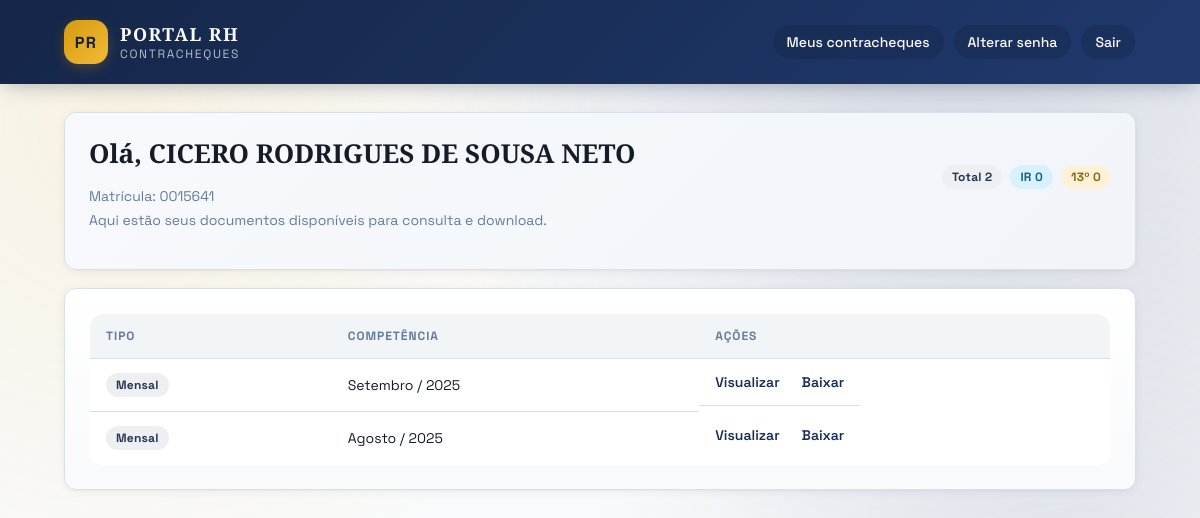
The app's page /dashboard (signed in), older data.
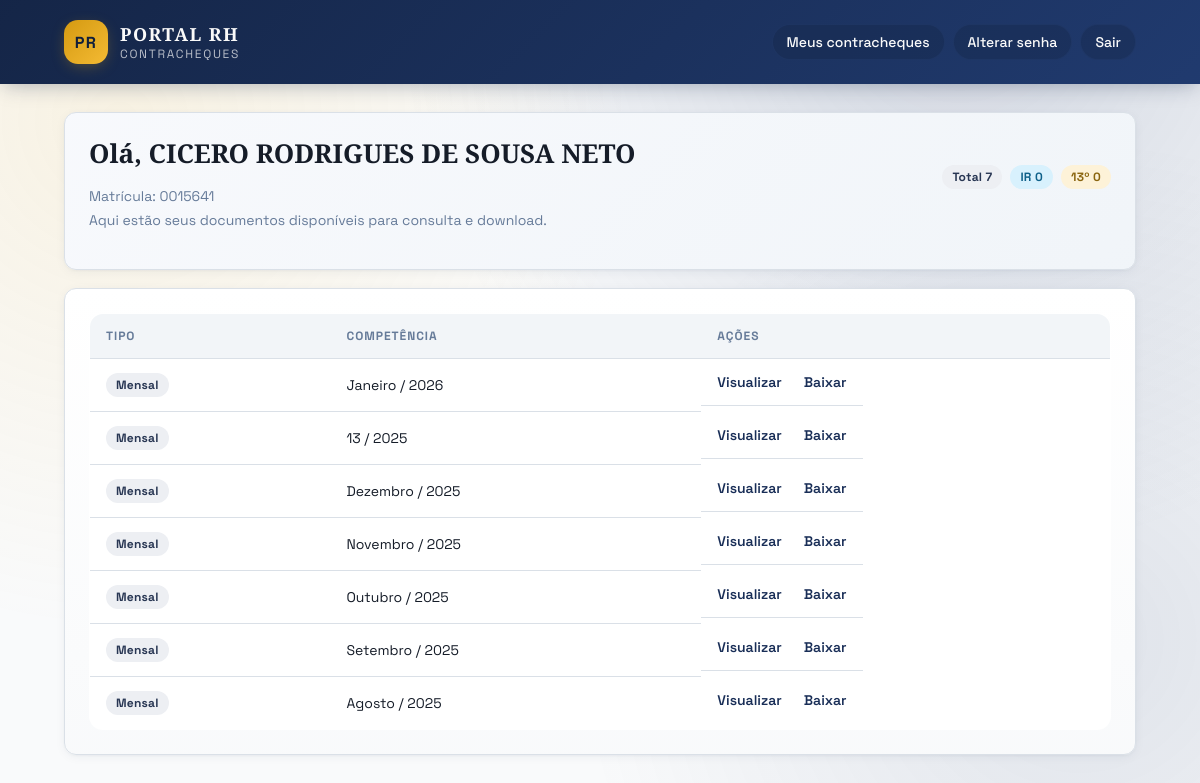
The same page, newer data.
### tables this page shows
CREATE TABLE users (
    id INTEGER PRIMARY KEY AUTOINCREMENT,
    matricula TEXT NOT NULL UNIQUE,
    nome TEXT,
    password_hash TEXT NOT NULL,
    must_change_password INTEGER NOT NULL DEFAULT 1
, cpf TEXT, department TEXT, position TEXT, email TEXT, is_admin INTEGER NOT NULL DEFAULT 0);

CREATE TABLE payslips (
    id INTEGER PRIMARY KEY AUTOINCREMENT,
    user_id INTEGER NOT NULL,
    referencia TEXT NOT NULL,
    file_path TEXT NOT NULL, file_name TEXT, issued_by_admin INTEGER NOT NULL DEFAULT 0, viewed_at TEXT, downloaded_at TEXT,
    UNIQUE(user_id, referencia),
    FOREIGN KEY (user_id) REFERENCES users(id) ON DELETE CASCADE
);

### app_sqlite.py (the view)
@app.route("/dashboard")
@login_required
def dashboard():
    uid = current_user_id()
    conn = get_db()
    cur = conn.cursor()
    cur.execute("SELECT matricula, COALESCE(nome,'') FROM users WHERE id=?", (uid,))
    row = cur.fetchone()
    matricula = row[0] if row else ""
    nome = row[1] or "Nome não cadastrado"
    cur.execute(
        """
        SELECT id, referencia, file_path
        FROM payslips
        WHERE user_id=?
        ORDER BY (referencia IS NULL) ASC, referencia DESC, id DESC
        """,
        (uid,)
    )
    payslips = cur.fetchall()
    cur.close()
    conn.close()
    months = {
        "01": "Janeiro", "02": "Fevereiro", "03": "Março", "04": "Abril",
        "05": "Maio", "06": "Junho", "07": "Julho", "08": "Agosto",
        "09": "Setembro", "10": "Outubro", "11": "Novembro", "12": "Dezembro",
    }
    def format_ref(ref: str) -> str:
        ref = ref or ""
        if ref.startswith("IR-") and len(ref) >= 6:
            return f"IR {ref[3:]}"
        if ref.startswith("13-") and len(ref) >= 6:
            return f"13º {ref[3:]}"
        parts = ref.split("-")
        if len(parts) == 2 and parts[0].isdigit():
            year, month = parts
            return f"{months.get(month, month)} / {year}"
        return ref or "sem-ref"
    normalized = []
    total = 0
    total_ir = 0
    total_13 = 0
    for pid, ref, file_path in payslips:
        abs_path = _normalize_to_abs(file_path)
        total += 1
        if (ref or "").startswith("IR-"):
            total_ir += 1
        elif (ref or "").startswith("13-"):
            total_13 += 1
        normalized.append({
            "id": pid,
            "referencia": ref or "sem-ref",
            "label": format_ref(ref or ""),
            "abs_path": abs_path
        })
    return render_template("dashboard.html",
                           payslips=normalized,
                           total=total,
                           total_ir=total_ir,
                           total_13=total_13,
                           matricula=matricula,
                           nome=nome)

### app_sqlite.py (called while the page is built)
def get_db():
    conn = sqlite3.connect(DB_PATH)
    conn.row_factory = sqlite3.Row
    conn.execute("PRAGMA journal_mode=WAL;")
    conn.execute("PRAGMA synchronous=NORMAL;")
    conn.execute("PRAGMA foreign_keys=ON;")
    return conn

def _normalize_to_abs(p: str) -> str:
    p = (p or "").replace("\\", "/")
    P = Path(p)
    if not P.is_absolute():
        P = Path(os.getcwd()) / P
    return str(P.resolve())

def current_user_id():
    return session.get("user_id")

def login_required(fn):
    from functools import wraps
    @wraps(fn)
    def wrapper(*args, **kwargs):
        if not current_user_id():
            return redirect(url_for("login"))
        return fn(*args, **kwargs)
    return wrapper

### templates/dashboard.html
{% extends "base.html" %}
{% block content %}
<section class="card-elevated dashboard-hero">
  <div class="hero-header">
    <div>
      <h2 class="page-title">Ol&aacute;, {{ nome }}</h2>
      <p class="muted-text">Matr&iacute;cula: {{ matricula }}</p>
    </div>
    <div class="hero-badges">
      <span class="badge badge-neutral">Total {{ total }}</span>
      <span class="badge badge-ir">IR {{ total_ir }}</span>
      <span class="badge badge-13">13&ordm; {{ total_13 }}</span>
    </div>
  </div>
  <p class="page-subtitle">Aqui est&atilde;o seus documentos dispon&iacute;veis para consulta e download.</p>
</section>
<section class="card-elevated dashboard-card">
  {% if payslips %}
  <table class="table">
    <thead>
      <tr>
        <th>Tipo</th>
        <th>Compet&ecirc;ncia</th>
        <th class="text-right">A&ccedil;&otilde;es</th>
      </tr>
    </thead>
    <tbody>
    {% for p in payslips %}
      <tr class="payslip-row">
        <td>
          {% if p.referencia.startswith('IR-') %}
            <span class="badge badge-ir">IR</span>
          {% elif p.referencia.startswith('13-') %}
            <span class="badge badge-13">13&ordm;</span>
          {% else %}
            <span class="badge badge-neutral">Mensal</span>
          {% endif %}
        </td>
        <td>{{ p.label }}</td>
        <td class="action-links text-right">
          <a href="{{ url_for('view_pdf', path=p.abs_path, pid=p.id) }}" target="_blank">Visualizar</a>
          <a href="{{ url_for('download_pdf', path=p.abs_path, pid=p.id) }}">Baixar</a>
        </td>
      </tr>
    {% endfor %}
    </tbody>
  </table>
  {% else %}
  <div class="empty-state">N&atilde;o h&aacute; documentos dispon&iacute;veis.</div>
  {% endif %}
</section>
{% endblock %}

### templates/base.html (shortened to what this page needs)
<!doctype html>
<html lang="pt-br">
<head>
  <link href="{{ url_for('static', filename='style.css') }}" rel="stylesheet">
</head>
<body>
  <header class="topbar">
    <div class="container topbar-inner">
      <div class="brand">
        <div class="brand-mark">PR</div>
        <div>
          <span class="brand-title">Portal RH</span>
          <span class="brand-subtitle">Contracheques</span>
        </div>
      </div>
      {% if session.user_id %}
      <nav class="nav-actions">
        <a class="nav-link" href="{{ url_for('dashboard') }}">Meus contracheques</a>
        <a class="nav-link" href="{{ url_for('change_password') }}">Alterar senha</a>
        <a class="nav-link" href="{{ url_for('logout') }}">Sair</a>
      </nav>
      {% endif %}
    </div>
  </header>
  <main class="container main-content">
    {% block content %}{% endblock %}
  </main>
</body>
</html>

Row changes from the older to the newer data that the page shows:
added payslips: referencia "Mensal", label "Janeiro / 2026"
added payslips: referencia "Mensal", label "13 / 2025"
added payslips: referencia "Mensal", label "Dezembro / 2025"
added payslips: referencia "Mensal", label "Novembro / 2025"
added payslips: referencia "Mensal", label "Outubro / 2025"
Text that changed along with them:
{{ total }}: "2" → "7"
